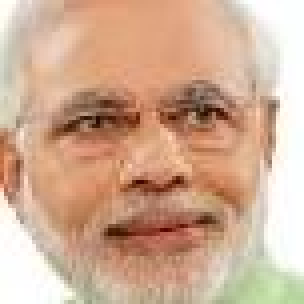
#> input picture face-app/static/nm.jpg, 76 x 76 px (shown 4 times larger)
$ python ii_create.py static/nm.jpg   (Python 2 division)   (older library calls are emulated)
#> lines starting #> are read from the running program, lines starting #| are printed output that depends on the picture; after the words box and inside, x2 and y2 are one past the last pixel; in counts of white or black regions, pixels touching at a corner belong together
from PIL import Image , ImageDraw
import sys
import numpy as np
from skimage import data, color, feature
import skimage.data
from skimage.feature import hog

def return_ii(np_image):
    '''returns an integral image as np array'''
    rows = np_image.shape[0]
    columns = np_image.shape[1]
    for i in range(columns-1):
        np_image[0][i+1] += np_image[0][i]

    for j in range(rows-1):
        np_image[j+1][0] += np_image[j][0]

    for row_iter in range(rows-1):
        for column_iter in range(columns-1):
            np_image[row_iter+1][column_iter+1] += (np_image[row_iter+1][column_iter] +  np_image[row_iter][column_iter+1] -  np_image[row_iter][column_iter])

    return np_image


def area_sum_from_ii(ii,a,b,c,d):
    '''returns sum of area abcd from integral image (ii)'''
    rows = ii.shape[0]
    columns = ii.shape[1]

    sum = ii[a['x'],a['y']] + ii[d['x'],d['y']] - ii[b['x'],b['y']] - ii[c['x'],c['y']]

    return sum


def traverse_window(img_arr,window_height,window_width):
    rows = img_arr.shape[0]
    columns = img_arr.shape[1]

    column_limit = columns - window_width + 1
    row_limit = rows - window_height + 1

    draw = ImageDraw.Draw(img_arr)
    draw.rectangle(((0, 00), (100, 100)), fill="blue")

    for i in range(row_limit):
        for j in range(column_limit):
            pass


def hog_image(image="static/nm.jpg"):
    # [4 lines of commented-out code are left out]
    image = data.astronaut()
    fd, hog_image = hog(image, orientations=8, pixels_per_cell=(16, 16),cells_per_block=(1, 1), visualize=True, multichannel=True)


if __name__ == '__main__':

    img = Image.open(sys.argv[1]).convert('L')
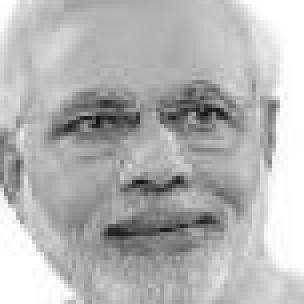
#> img: PIL image 76x76 L (shown 4 times larger); min 18, max 255, mean 180.5
    draw = ImageDraw.Draw(img)
    draw.rectangle(((0, 00), (24, 24)), outline="blue")
    img.show()
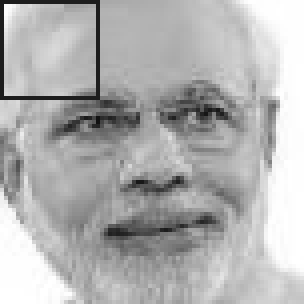
#> shown: PIL image 76x76 L (shown 4 times larger); min 18, max 255, mean 177.8
    img_as_np = np.asarray(img,dtype=np.uint64)
    #img_as_np = np.array([[1,1,1],[1,1,1],[1,1,1]])
    print img_as_np
#> (printed output is left out)
    ii =  return_ii(img_as_np)
#> after the loop in return_ii, `for i in range(columns-1):`:
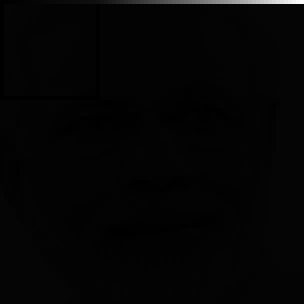
#> np_image: shape (76, 76) uint64 (shown 4 times larger); min 18, max 11165, mean 226.7; drawn with min black and max white
#> after the loop in return_ii, `for j in range(rows-1):`:
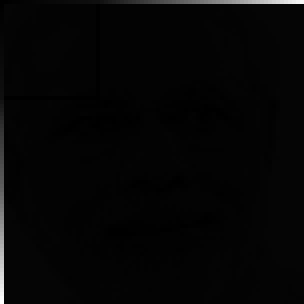
#> np_image: shape (76, 76) uint64 (shown 4 times larger); 1.3% of pixels changed, all inside (x1, y1, x2, y2) = (0, 1, 1, 76); drawn with min black and max white
#> after the loop in return_ii, `for row_iter in range(rows-1):`:
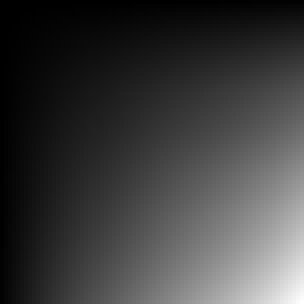
#> np_image: shape (76, 76) uint64 (shown 4 times larger); min 29, max 1026761, mean 248267.3; drawn with min black and max white
    print area_sum_from_ii(ii,{'x':0,'y':0},{'x':2,'y':0},{'x':0,'y':2},{'x':2,'y':2})
#> in area_sum_from_ii, `sum = ii[a['x'],a['y']] + ii[d['x'],d['y']] - ii[b['x'],b['y']] - ii[c..`: sum = 1004
#| 1004


#/home/shubham/Desktop/FACEDATA/processed_nm3/modi_from_pdf.jpg

$ run again, with face-app/static/ak.jpg copied over face-app/static/nm.jpg
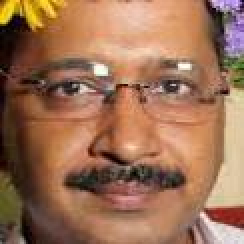
#> input picture face-app/static/ak.jpg, 122 x 122 px (shown 2 times larger)
#> (printed output is left out)
#> after the loop in return_ii, `for j in range(rows-1):`:
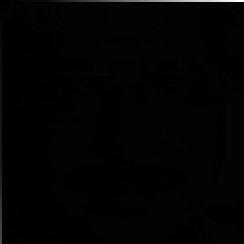
#> np_image: shape (122, 122) uint64 (shown 2 times larger); min 1, max 15670, mean 189.9; drawn with min black and max white
#> after the loop in return_ii, `for row_iter in range(rows-1):`:
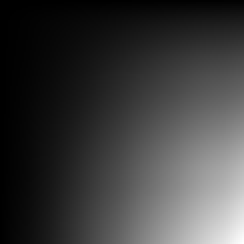
#> np_image: shape (122, 122) uint64 (shown 2 times larger); min 29, max 1818978, mean 432082.6; drawn with min black and max white
#> sum = 482
#| 482

$ run again, with face-app/static/header.jpeg copied over face-app/static/nm.jpg
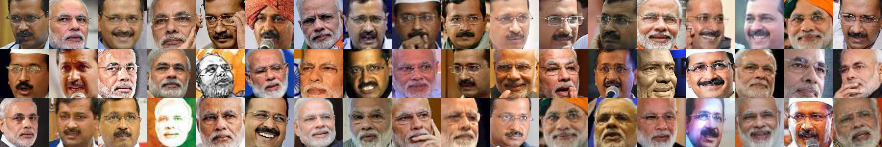
#> input picture face-app/static/header.jpeg, 882 x 147 px
#> `img = Image.open(sys.argv[1]).convert('L')`:
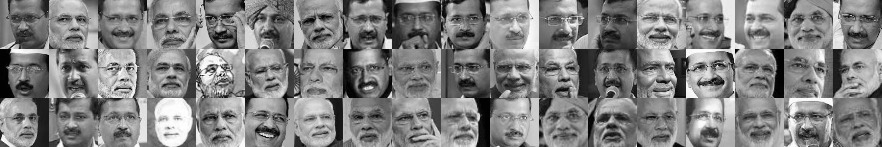
#> img: PIL image 882x147 L; min 0, max 255, mean 130
#> (printed output is left out)
#> after the loop in return_ii, `for j in range(rows-1):`:
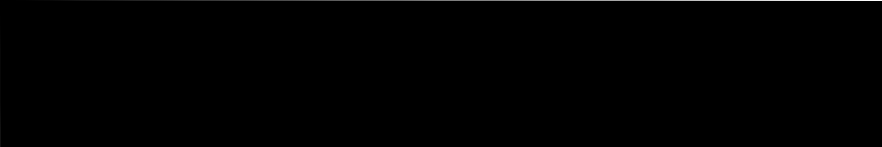
#> np_image: shape (147, 882) uint64; min 0, max 118476, mean 520.9; drawn with min black and max white
#> sum = 441
#| 441
